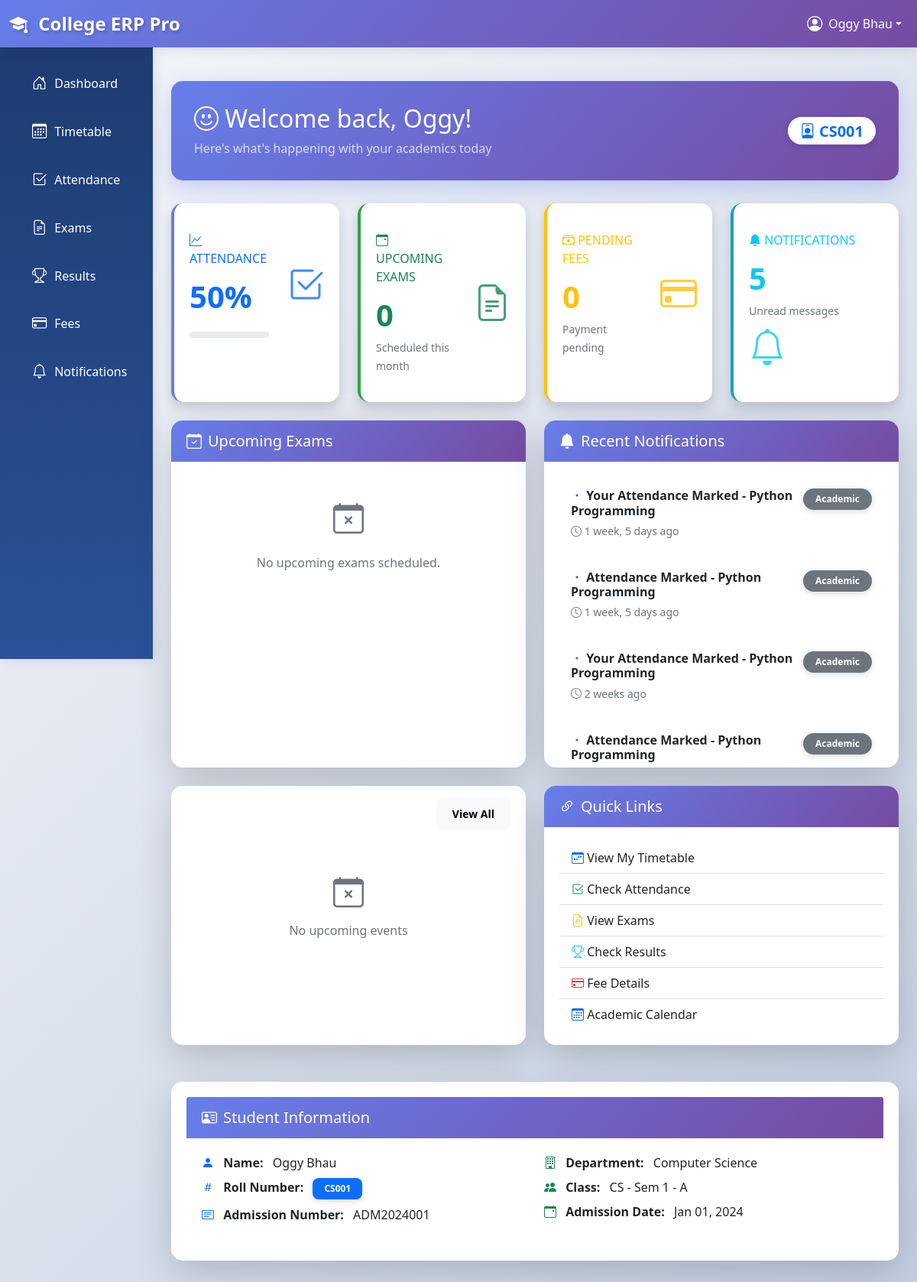
The page /students/dashboard/ (signed in) on the database as committed earlier.
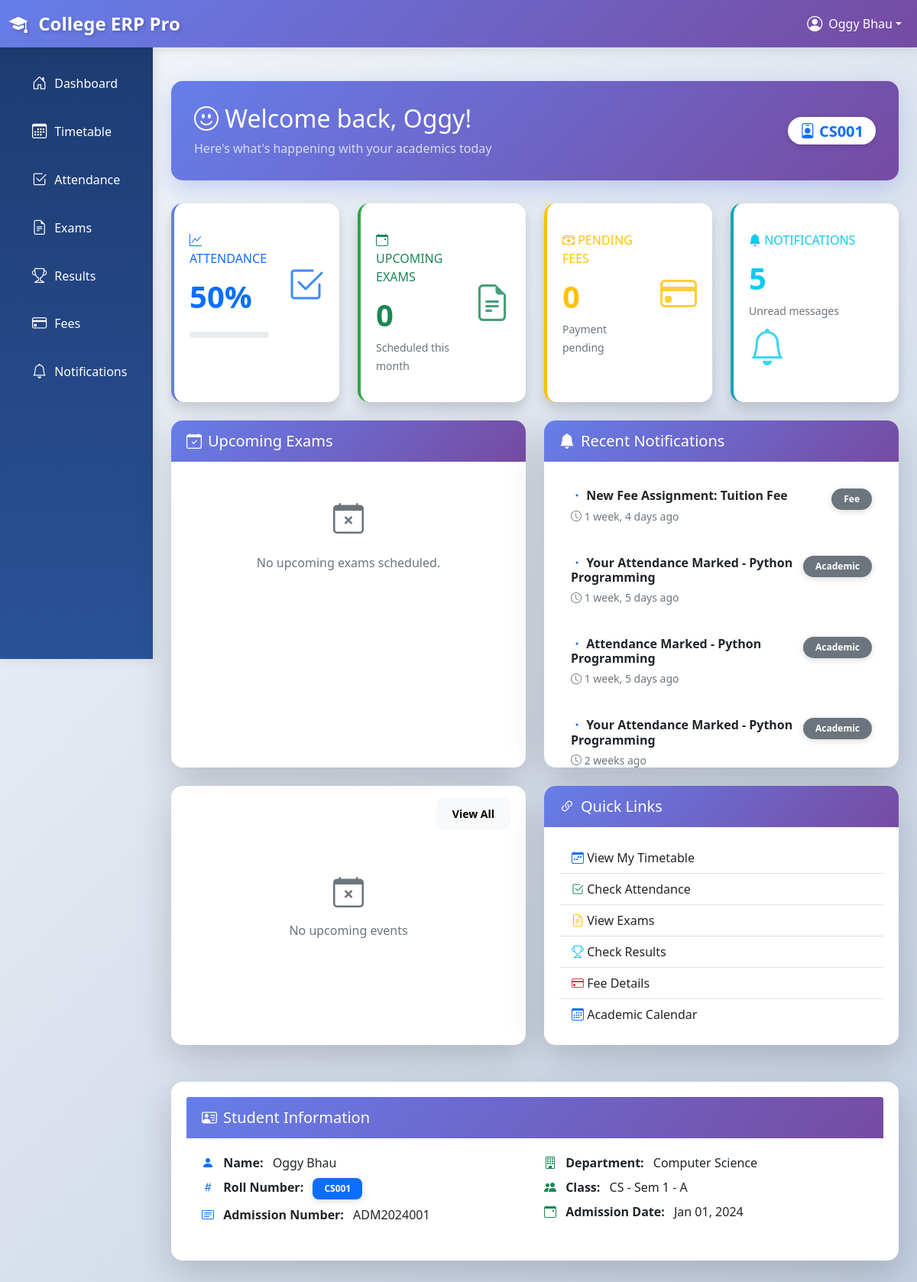
The same page on the database as committed later.
### students/models.py (models this page shows, shortened)
class Notification(models.Model):
    NOTIFICATION_TYPES = [
        ('general', 'General'),
        ('academic', 'Academic'),
        ('exam', 'Exam'),
        ('fee', 'Fee'),
        ('event', 'Event'),
        ('announcement', 'Announcement'),
        ('alert', 'Alert'),
    ]
    title = models.CharField(max_length=200)
    message = models.TextField()
    notification_type = models.CharField(max_length=20, choices=NOTIFICATION_TYPES)
    target_audience = models.CharField(
        max_length=20,
        choices=[
            ('all', 'All'),
            ('all_students', 'All Students'),
            ('all_teachers', 'All Teachers'),
            ('class', 'Specific Class'),
            ('department', 'Specific Department'),
            ('individual_student', 'Individual Student'),
            ('individual_teacher', 'Individual Teacher'),
        ],
        default='all'
    )
    target_class = models.ForeignKey(
        Class,
        on_delete=models.CASCADE,
        null=True,
        blank=True
    )
    target_department = models.ForeignKey(
        Department,
        on_delete=models.CASCADE,
        null=True,
        blank=True
    )
    target_student = models.ForeignKey(
        Student,
        on_delete=models.CASCADE,
        null=True,
        blank=True,
        related_name='notifications'
    )
    target_teacher = models.ForeignKey(
        'teachers.Teacher',
        on_delete=models.CASCADE,
        null=True,
        blank=True,
        related_name='notifications'
    )
    is_urgent = models.BooleanField(default=False)
    send_email = models.BooleanField(default=False)
    created_by = models.ForeignKey(
        settings.AUTH_USER_MODEL,
        on_delete=models.CASCADE,
        related_name='created_notifications'
    )
    created_at = models.DateTimeField(auto_now_add=True)
    expires_at = models.DateTimeField(null=True, blank=True)
    class Meta:
        ordering = ['-created_at']

### students/views.py (the view)
# urls.py: path('dashboard/', views.dashboard_redirect, name='dashboard'),
@login_required
def dashboard(request):
    if not request.user.is_student:
        messages.error(request, "You don't have permission to access this page.")
        return redirect('accounts:login')
    try:
        student = request.user.student_profile
    except Student.DoesNotExist:
        messages.error(request, "Student profile not found. Please contact administrator.")
        return redirect('accounts:login')
    total_attendance = Attendance.objects.filter(student=request.user).count()
    present_attendance = Attendance.objects.filter(student=request.user, is_present=True).count()
    attendance_percentage = (present_attendance / total_attendance * 100) if total_attendance > 0 else 0
    upcoming_exams = Exam.objects.filter(
        subject__class_assigned=student.student_class,
        date__gte=timezone.now()
    ).order_by('date')[:5]
    pending_fees = Fee.objects.filter(
        student=request.user,
        payment_status__in=['pending', 'overdue']
    ).order_by('due_date')
    recent_notifications = Notification.objects.filter(
        Q(target_audience='all') |
        Q(target_audience='all_students') |
        Q(target_audience='class', target_class=student.student_class) |
        Q(target_audience='department', target_department=student.department) |
        Q(target_audience='individual_student', target_student=student)
    ).order_by('-created_at')[:5]
    context = {
        'student': student,
        'attendance_percentage': round(attendance_percentage, 1),
        'upcoming_exams': upcoming_exams,
        'pending_fees': pending_fees,
        'recent_notifications': recent_notifications,
    }
    return render(request, 'students/dashboard.html', context)

### academics/models.py (called while the page is built)
    def __str__(self):
        return f"{self.department.code} - Sem {self.semester} - {self.section}"

### accounts/models.py (called while the page is built)
    @property
    def is_student(self):
        return self.user_type == 'student'

    @property
    def is_admin(self):
        return self.user_type == 'admin'

### college_erp/context_processors.py (called while the page is built)
def global_context(request):
    context = {
        'all_departments': Department.objects.all().order_by('name'),
    }
    return context

### templates/students/dashboard.html (shortened to what the changed rows need)
{% extends 'base.html' %}
{% block content %}
<div class="py-4">
    <div class="welcome-header">
        <div class="d-flex justify-content-between align-items-center flex-wrap">
            <div>
                <h1 class="h2 mb-2">
                    <i class="bi bi-emoji-smile"></i> Welcome back, {{ student.user.first_name }}!
                </h1>
            </div>
        </div>
    </div>
    <div class="row">
        <div class="col-lg-6 mb-4">
            <div class="card shadow-lg h-100">
                <div class="card-body" style="max-height: 400px; overflow-y: auto;">
                    {% if recent_notifications %}
                        {% for notification in recent_notifications %}
                        <div class="notification-item">
                            <div class="d-flex align-items-start">
                                <div class="flex-grow-1">
                                    <h6 class="mb-1 fw-bold">
                                        <i class="bi bi-dot text-primary"></i>
                                        {{ notification.title }}
                                    </h6>
                                    <small class="text-muted">
                                        <i class="bi bi-clock"></i> {{ notification.created_at|timesince }} ago
                                    </small>
                                </div>
                                <div>
                                    <span class="badge bg-secondary badge-custom">{{ notification.get_notification_type_display }}</span>
                                </div>
                            </div>
                        </div>
                        {% endfor %}
                    {% else %}
                        <div class="text-center py-4">
                            <i class="bi bi-bell-slash fs-1 text-muted mb-3 d-block"></i>
                            <p class="text-muted">No recent notifications.</p>
                        </div>
                    {% endif %}
                </div>
            </div>
        </div>
    </div>
</div>
{% endblock %}

Rows that differ between the two databases and show on the page:
no longer on this page (row unchanged): Notification: title "Attendance Marked - Python Programming", notification_type "Academic"
added Notification: title "New Fee Assignment: Tuition Fee", created_at "1 week, 4 days", notification_type "Fee"
